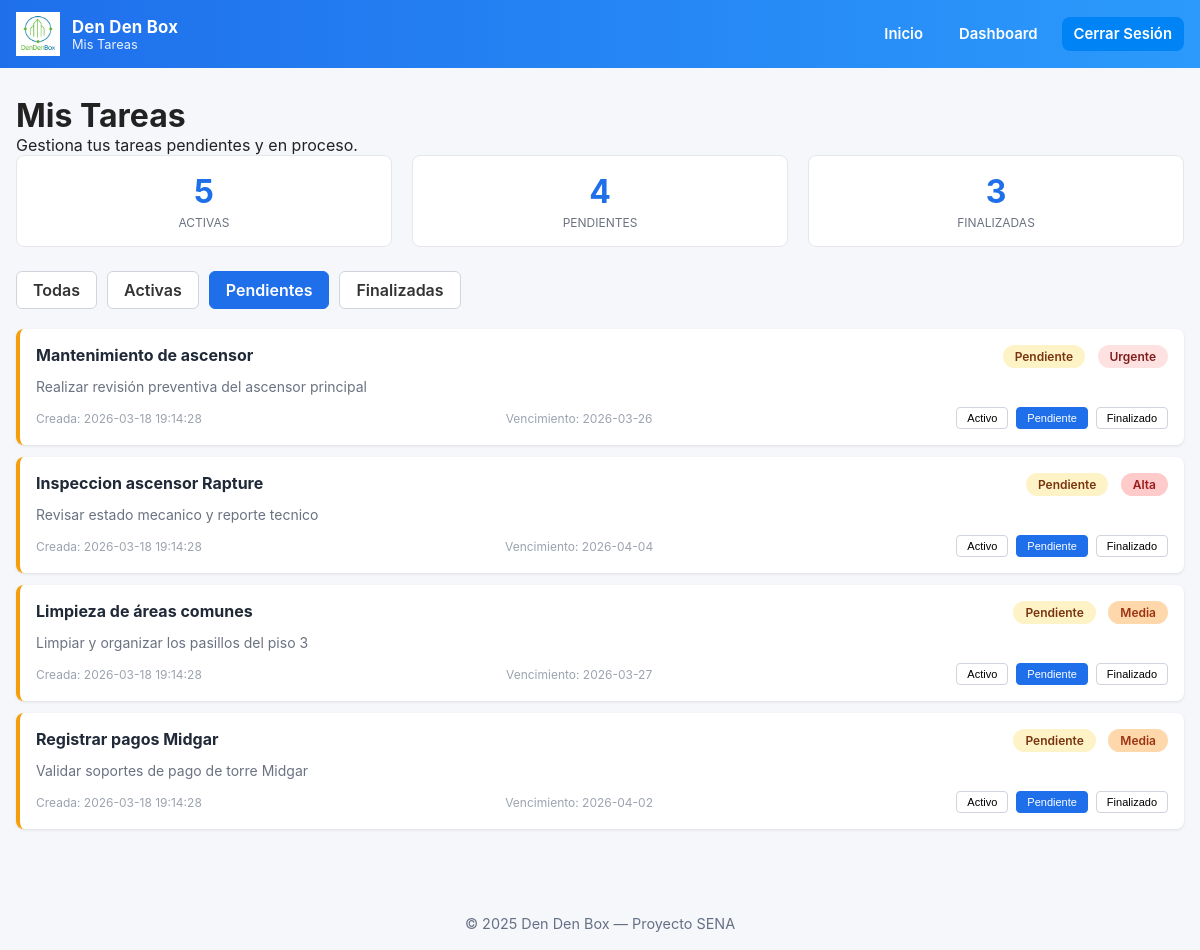
Screenshot of /programas/operador/listar_tareas_operador.php?estado=Pendiente (signed in) with the database file from the repository.
### tables this page shows
CREATE TABLE IF NOT EXISTS tareas (
    id INT AUTO_INCREMENT PRIMARY KEY,
    titulo VARCHAR(200) NOT NULL,
    descripcion TEXT NOT NULL,
    rol VARCHAR(50) NOT NULL,
    estado ENUM('Activo', 'Pendiente', 'Finalizado') DEFAULT 'Activo',
    prioridad ENUM('Baja', 'Media', 'Alta', 'Urgente') DEFAULT 'Media',
    fecha_creacion DATETIME DEFAULT CURRENT_TIMESTAMP,
    fecha_vencimiento DATE NOT NULL,
    INDEX idx_rol (rol),
    INDEX idx_estado (estado),
    INDEX idx_fecha_vencimiento (fecha_vencimiento)
);

### programas/operador/listar_tareas_operador.php (the view, shortened to what this page needs)
<?php
include("../comun/conexion.php");
$filtro_estado = isset($_GET['estado']) ? $_GET['estado'] : 'todos';
$sql = "SELECT id, titulo, descripcion, estado, fecha_creacion, fecha_vencimiento, prioridad FROM tareas WHERE rol = 'Operador'";
if ($filtro_estado !== 'todos') {
    $sql .= " AND estado = '" . $conexion->real_escape_string($filtro_estado) . "'";
}
$sql .= " ORDER BY
    CASE
        WHEN prioridad = 'Urgente' THEN 1
        WHEN prioridad = 'Alta' THEN 2
        WHEN prioridad = 'Media' THEN 3
        ELSE 4
    END,
    fecha_vencimiento ASC";
$result = $conexion->query($sql);
$tareas_activas = $conexion->query("SELECT COUNT(*) as count FROM tareas WHERE rol = 'Operador' AND estado = 'Activo'")->fetch_assoc()['count'];
$tareas_pendientes = $conexion->query("SELECT COUNT(*) as count FROM tareas WHERE rol = 'Operador' AND estado = 'Pendiente'")->fetch_assoc()['count'];
$tareas_finalizadas = $conexion->query("SELECT COUNT(*) as count FROM tareas WHERE rol = 'Operador' AND estado = 'Finalizado'")->fetch_assoc()['count'];
?>
<!DOCTYPE html>
<html lang="es">
<head>
    <link rel="stylesheet" href="../../css/style.css">
</head>
<body>
<header class="header">
    <div class="container navbar">
        <a class="brand" href="../../html/operador/index_operador.html">
            <img src="../../img/logo.png">
            <div>
                <div class="title">Den Den Box</div>
                <div class="subtitle">Mis Tareas</div>
            </div>
        </a>
        <nav class="nav-links">
            <a href="../../html/operador/index_operador.html">Inicio</a>
            <a href="../../html/operador/operator_dashboard.html">Dashboard</a>
            <a href="../../programas/auth/logout.php" class="btn-login">Cerrar Sesión</a>
        </nav>
    </div>
</header>
<main class="container" style="padding-top:28px;">
    <h1>Mis Tareas</h1>
    <p>Gestiona tus tareas pendientes y en proceso.</p>
    <div class="stats">
        <div class="stat-box">
            <div class="stat-number"><?php echo $tareas_activas; ?></div>
            <div class="stat-label">Activas</div>
        </div>
        <div class="stat-box">
            <div class="stat-number"><?php echo $tareas_pendientes; ?></div>
            <div class="stat-label">Pendientes</div>
        </div>
        <div class="stat-box">
            <div class="stat-number"><?php echo $tareas_finalizadas; ?></div>
            <div class="stat-label">Finalizadas</div>
        </div>
    </div>
    <div class="filter-buttons">
        <a href="?estado=todos" class="<?php echo $filtro_estado === 'todos' ? 'active' : ''; ?>">Todas</a>
        <a href="?estado=Activo" class="<?php echo $filtro_estado === 'Activo' ? 'active' : ''; ?>">Activas</a>
        <a href="?estado=Pendiente" class="<?php echo $filtro_estado === 'Pendiente' ? 'active' : ''; ?>">Pendientes</a>
        <a href="?estado=Finalizado" class="<?php echo $filtro_estado === 'Finalizado' ? 'active' : ''; ?>">Finalizadas</a>
    </div>
    <div>
        <?php
        if ($result->num_rows > 0) {
            while($row = $result->fetch_assoc()) {
                $estado_clase = strtolower($row['estado']);
                $prioridad_clase = 'badge-' . strtolower($row['prioridad']);
                $id_tarea = $row['id'];
                echo "<div class='task-card {$estado_clase}'>";
                echo "  <div class='task-header'>";
                echo "    <div class='task-title'>" . htmlspecialchars($row['titulo']) . "</div>";
                echo "    <div>";
                echo "      <span class='task-badge badge-{$estado_clase}'>" . ucfirst($row['estado']) . "</span>";
                echo "      <span class='task-badge {$prioridad_clase}'>" . ucfirst($row['prioridad']) . "</span>";
                echo "    </div>";
                echo "  </div>";
                echo "  <div class='task-description'>" . htmlspecialchars($row['descripcion']) . "</div>";
                echo "  <div class='task-footer'>";
                echo "    <span>Creada: " . $row['fecha_creacion'] . "</span>";
                echo "    <span>Vencimiento: " . $row['fecha_vencimiento'] . "</span>";
                echo "    <div class='task-actions'>";
                echo "      <button class='btn-state " . ($row['estado'] === 'Activo' ? 'active' : '') . "' onclick=\"cambiarEstado({$id_tarea}, 'Activo')\">Activo</button>";
                echo "      <button class='btn-state " . ($row['estado'] === 'Pendiente' ? 'active' : '') . "' onclick=\"cambiarEstado({$id_tarea}, 'Pendiente')\">Pendiente</button>";
                echo "      <button class='btn-state " . ($row['estado'] === 'Finalizado' ? 'active' : '') . "' onclick=\"cambiarEstado({$id_tarea}, 'Finalizado')\">Finalizado</button>";
                echo "    </div>";
                echo "  </div>";
                echo "</div>";
            }
        } else {
            echo "<div class='no-tasks'>";
            echo "  <p>No hay tareas en este estado.</p>";
            echo "</div>";
        }
        ?>
    </div>
</main>
<footer class="footer" style="margin-top: 40px;">© 2025 Den Den Box — Proyecto SENA</footer>
</body>
</html>

### css/style.css (style rules this page uses)
* { box-sizing: border-box; margin: 0; padding: 0; }
html,body { height: 100%; font-family: Inter, "Segoe UI", Roboto, Arial, sans-serif; color: #222; background:#f5f7fb; }
:root { --primary: #1f6feb; --dark: #0b2545; --muted: #667085; --card-bg: #ffffff; --accent: #06b6d4; --glass: rgba(255,255,255,0.6); }
.container { max-width:1200px; margin: 0 auto; padding: 16px; }
.header { background: linear-gradient(90deg,var(--primary), #2b9afc); color: white; }
.navbar { display:flex; align-items:center; justify-content:space-between; padding: 12px 16px; }
.brand { display:flex; align-items:center; gap:12px; text-decoration:none; color:inherit; }
.brand img { width:44px; height:44px; object-fit:contain; }
.brand .title { font-weight:700; font-size:1.05rem; letter-spacing:0.2px; }
.brand .subtitle { font-size:0.8rem; color: rgba(255,255,255,0.9); }
.nav-links { display:flex; gap:12px; align-items:center; }
.nav-links a { color: white; text-decoration:none; padding:8px 12px; border-radius:8px; font-weight:600; font-size:0.93rem; }
.btn-login { background: #0083f5; color: var(--primary); padding:8px 12px; border-radius:8px; text-decoration:none; font-weight:700; }
.pendiente { background: #fab1a0; color: #a84332; }
.footer { margin-top:36px; padding:18px; text-align:center; color:var(--muted); font-size:0.9rem; }

### programas/operador/listar_tareas_operador.php (style rules this page uses)
.filter-buttons { display: flex; gap: 10px; margin-bottom: 20px; flex-wrap: wrap; }
.filter-buttons a, .filter-buttons form button { padding: 8px 16px; border-radius: 6px; border: 1px solid #d0d5dd; background: white; cursor: pointer; text-decoration: none; color: #333; font-weight: 600; transition: all 0.3s ease; }
.filter-buttons a.active { background: var(--primary); color: white; border-color: var(--primary); }
.task-card { background: white; border-left: 4px solid #d0d5dd; padding: 16px; margin-bottom: 12px; border-radius: 8px; box-shadow: 0 1px 3px rgba(0,0,0,0.1); }
.task-card.pendiente { border-left-color: #f59e0b; }
.task-header { display: flex; justify-content: space-between; align-items: start; margin-bottom: 8px; }
.task-title { font-size: 16px; font-weight: 700; color: #1f2937; flex: 1; }
.task-badge { display: inline-block; padding: 4px 12px; border-radius: 9999px; font-size: 12px; font-weight: 600; white-space: nowrap; }
.badge-pendiente { background: #fef3c7; color: #78350f; }
.badge-urgente { background: #fee2e2; color: #7f1d1d; margin-left: 8px; }
.badge-alta { background: #fecaca; color: #991b1b; margin-left: 8px; }
.badge-media { background: #fed7aa; color: #9a3412; margin-left: 8px; }
.task-description { color: #6b7280; font-size: 14px; margin-bottom: 10px; line-height: 1.5; }
.task-footer { display: flex; justify-content: space-between; align-items: center; font-size: 12px; color: #9ca3af; gap: 10px; flex-wrap: wrap; }
.task-actions { display: flex; gap: 8px; }
.btn-state { padding: 4px 10px; border: 1px solid #d0d5dd; background: white; border-radius: 4px; font-size: 11px; cursor: pointer; transition: all 0.2s ease; }
.btn-state.active { background: var(--primary); color: white; border-color: var(--primary); }
.stats { display: flex; gap: 20px; margin-bottom: 24px; padding: 0; flex-wrap: wrap; }
.stat-box { flex: 1; min-width: 130px; background: white; padding: 16px; border-radius: 8px; border: 1px solid #e5e7eb; text-align: center; }
.stat-number { font-size: 32px; font-weight: 700; color: var(--primary); }
.stat-label { font-size: 12px; color: #6b7280; margin-top: 4px; text-transform: uppercase; }

### rows the page displays
tareas: titulo "Mantenimiento de ascensor", estado "Pendiente", prioridad "Urgente", descripcion "Realizar revisión preventiva del ascensor principal", fecha_creacion "2026-03-18 19:14:28", fecha_vencimiento "2026-03-26"
tareas: titulo "Inspeccion ascensor Rapture", estado "Pendiente", prioridad "Alta", descripcion "Revisar estado mecanico y reporte tecnico", fecha_creacion "2026-03-18 19:14:28", fecha_vencimiento "2026-04-04"
tareas: titulo "Limpieza de áreas comunes", estado "Pendiente", prioridad "Media", descripcion "Limpiar y organizar los pasillos del piso 3", fecha_creacion "2026-03-18 19:14:28", fecha_vencimiento "2026-03-27"
tareas: titulo "Registrar pagos Midgar", estado "Pendiente", prioridad "Media", descripcion "Validar soportes de pago de torre Midgar", fecha_creacion "2026-03-18 19:14:28", fecha_vencimiento "2026-04-02"

### other values shown
$tareas_activas "5"
$tareas_pendientes "4"
$tareas_finalizadas "3"
